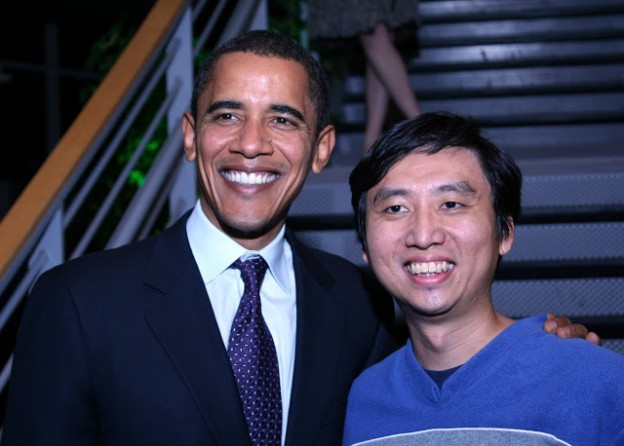
#> input picture face2.jpg, 624 x 446 px
$ python '34Haar+adaboost人脸识别.py'
#> lines starting #> are read from the running program, lines starting #| are printed output that depends on the picture; after the words box and inside, x2 and y2 are one past the last pixel; in counts of white or black regions, pixels touching at a corner belong together
# https://docs.opencv.org/3.4.1/d7/d8b/tutorial_py_face_detection.html
import cv2 as cv

# 1. 加载已经训练好的xml文件
face_cascade = cv.CascadeClassifier('haarcascade_frontalface_default.xml')
eye_cascade = cv.CascadeClassifier('haarcascade_eye.xml')

# 2. 读取图片
img = cv.imread('face2.jpg')
#> img is the input picture: shape (446, 624, 3); mean B, G, R 82.2, 58.2, 57.8
gray = cv.cvtColor(img, cv.COLOR_BGR2GRAY)
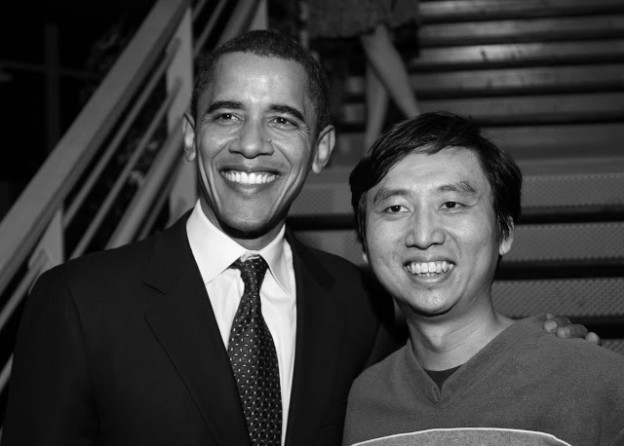
#> gray: shape (446, 624); min 0, max 253, mean 60.8
cv.imshow('src', img)

# 3. 检测人脸
faces = face_cascade.detectMultiScale(gray, 1.3, 5)
#> faces = [[183, 64, 139, 139], [351, 150, 147, 147]]
print('face=', len(faces))
#| face= 2

for (x, y, w, h) in faces:
    # 添加方框标识
    cv.rectangle(img, (x, y), (x + w, y + h), (255, 0, 0), 2)

    # 人脸的灰度图，用作眼睛检测
    roi_gray = gray[y:y + h, x:x + w]
    # 人脸的原图，添加矩形标识
    roi_color = img[y:y + h, x:x + w]

    # 4. 检测眼睛
    eyes = eye_cascade.detectMultiScale(roi_gray)
    print('eyes=', len(eyes))
    for (ex, ey, ew, eh) in eyes:
        # 添加方框标识
        cv.rectangle(roi_color, (ex, ey), (ex + ew, ey + eh), (0, 255, 0), 2)
#> this loop made 2 passes
#> (x, y, w, h, eyes) on passes 1 to 2: (183, 64, 139, 139, [[26, 36, 34, 34], [84, 45, 25, 25]]), (351, 150, 147, 147, [[81, 38, 35, 35], [27, 42, 36, 36], [47, 104, 22, 22]])
#| eyes= 2
#| eyes= 3
#> pass 1, `roi_gray = gray[y:y + h, x:x + w]`:
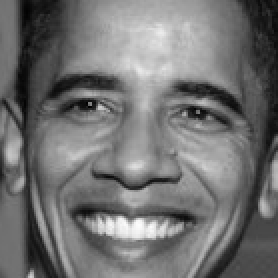
#> roi_gray: shape (139, 139) (shown 2 times larger); min 1, max 253, mean 113.1
#> pass 1, `roi_color = img[y:y + h, x:x + w]`:
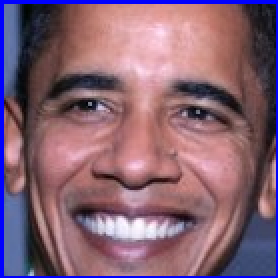
#> roi_color: shape (139, 139, 3) (shown 2 times larger); mean B, G, R 114.9, 97.9, 132.6
#> pass 2, `roi_gray = gray[y:y + h, x:x + w]`:
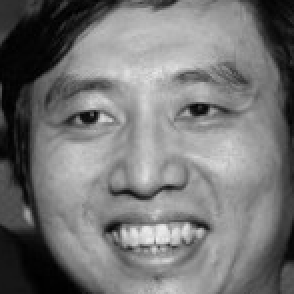
#> roi_gray: shape (147, 147) (shown 2 times larger); min 0, max 239, mean 117.2
#> pass 2, `roi_color = img[y:y + h, x:x + w]`:
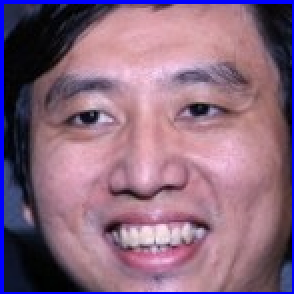
#> roi_color: shape (147, 147, 3) (shown 2 times larger); mean B, G, R 126.1, 103.5, 137.1
#> after the loop:
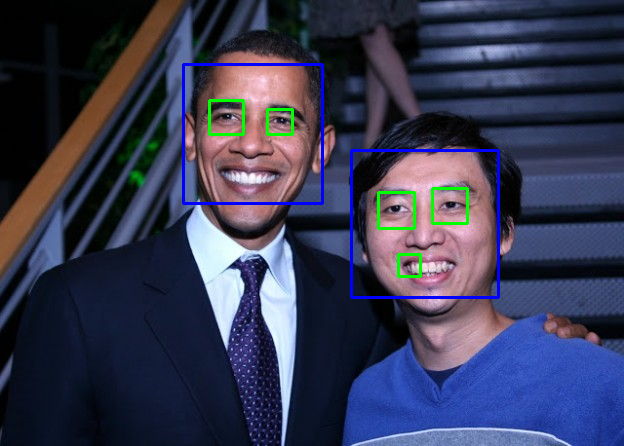
#> img: shape (446, 624, 3); 1.88% of pixels changed, all inside (x1, y1, x2, y2) = (182, 63, 500, 299)
#> after the loop:
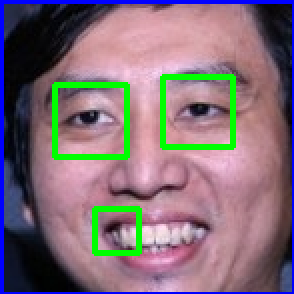
#> roi_color: shape (147, 147, 3) (shown 2 times larger); 5.11% of pixels changed, all inside (x1, y1, x2, y2) = (26, 37, 118, 128)

cv.imshow('dst', img)
cv.waitKey(0)
cv.destroyAllWindows()
